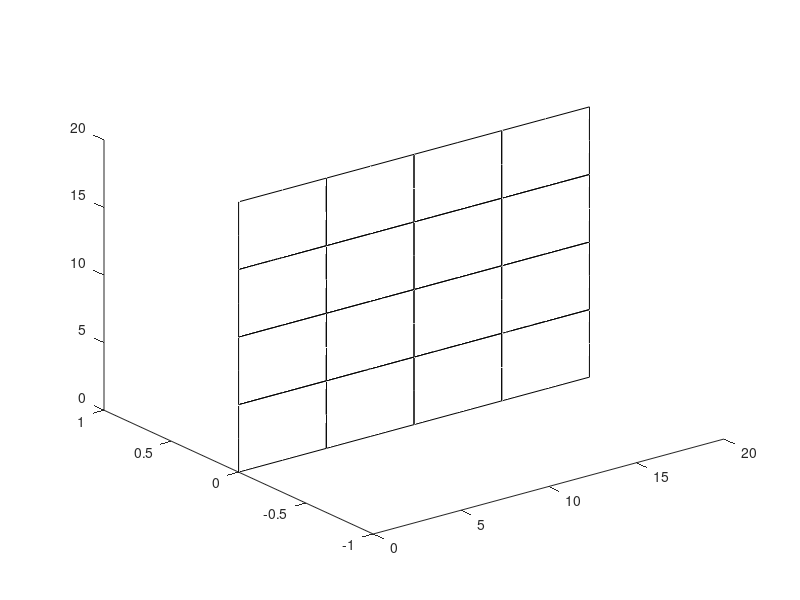

Recreate this plot in MATLAB. (Note: this script raises an error after producing the figure.)
%**********************************************************
%*    PLOTS THE STATIC DISPLACEMENT AND STRESS RESULTS    *
%*    NOTE: NO CHANGE NECESSARY IN THIS FUNCTION          *
%**********************************************************

close all;
clc
load FEA_output_data.mat coord lotogo nnod nDOFPN jj young poisson density d nel dTemp coefExp Thickness;

%--------------------- PLOT DEFORMATION ---------------------
% PLOT THE DEFORMATION FOR THE LOAD CASE DEFINED.

% DO YOU WANT THE UNDEFORMED SHAPE IN THE PLOT?: 1 - YES
%                                                0 - NO
IncludeUndeform = 1;

% AMPLIFICATION FACTOR FOR THE DEFORMATION PLOTS
AmplificationFactor = 1000;
AmpFactorDeformationStress = 0;

% DEFINE THE 4 NODES OF THE SHELL ELEMENT.
%
%  c4---c7---c3
%  |          |
%  |          |
%  c8        c6
%  |          |
%  |          |
%  c1---c5---c2
%
faceN = [1,5,2,6,3,7,4,8];

% INITIZALIZATION OF THE VARIABLES.
x = zeros(nnod,1);
y = zeros(nnod,1);
z = zeros(nnod,1);
disp = zeros(nnod,nDOFPN);
dispV = zeros(nnod*nDOFPN,1);

% DEFORMATION PLOT.
figure(1)
hold on;
for iPD = 1:2
    
    % COLOR USED TO PAINT THE FACE OF THE ELEMENT.
    if (iPD == 1)
        ColorFace = 'w'; 
    else
        ColorFace = 'g';
    end  
        
    if (IncludeUndeform == 1 || iPD == 2)
        
        if (IncludeUndeform == 1 && iPD == 2)
                alpha(0.3); % Plot the undeformed shape transparent
        end
        
        for iel = 1:nel

            % EXTRACT ELEMENT GEOMETRY IN GLOBAL COORDINATE SYSTEM.
            for iloc = 1:nnod,
                x(iloc,1) = coord(lotogo(iel,iloc),1);
            	y(iloc,1) = coord(lotogo(iel,iloc),2);
				z(iloc,1) = coord(lotogo(iel,iloc),3);
            end;

            % EXTRACT ELEMENT NODAL DISPLACEMENTS IN GLOBAL COORDINATE SYSTEM.
            for iloc = 1:nnod,
                inod = lotogo(iel,iloc);
                for idir = 1:nDOFPN,
                    disp(iloc,idir) = 0;
                    ieqnm = jj(inod,idir);
                    if (ieqnm ~= 0),
                        disp(iloc,idir) = disp(iloc,idir) + d(ieqnm);
                    end;
                end;
            end;
            % AMPLIFICATION OF THE DEFORMATION.
            AmpFactor = (iPD-1)*AmplificationFactor; 
           
            % PLOTTING THE ELEMENT.
            for iface=1:1,
                faceNode = faceN(iface,:);
                fill3(x(faceNode,1)+AmpFactor*disp(faceNode,1),z(faceNode,1)+AmpFactor*disp(faceNode,3),y(faceNode,1)+AmpFactor*disp(faceNode,2),ColorFace);
            end
  
        end 
    end
end

hold off
grid;
axis([0 20 0 45 0 30]);
set(gca,'YDir','rev');
view(45,35);
title(strcat('Deformed Shape','    Amplification Factor =',{' '},num2str(AmpFactor)));
xlabel('X');ylabel('Z');zlabel('Y');
print('-djpeg','-r600',strcat('Deformed_Shape_AmpFactor_',num2str(AmpFactor),'.jpeg'));


%
%--------------------- PLOT STRESSES ---------------------

% STRESS TO PLOT
% 1 - S11;	2 - S22;	3 - S33; 4 -S_Von_Mises

% 
% 
% for isig = 1:4;    % Stress Component to Plot
% 
% 
%     for sloc = 1:3;		% Shell Thickness Location to Plot
% 
% 
% 		figure((isig-1)*3+sloc+1)
% 		hold on;
% 		MinStress = +inf;
% 		MaxStress = -inf;
% 		
% 		for iel = 1:nel
% 			% EXTRACT ELEMENT GEOMETRY IN GLOBAL COORDINATE SYSTEM.
% 			for iloc = 1:nnod
% 				x(iloc,1) = coord(lotogo(iel,iloc),1);
% 				y(iloc,1) = coord(lotogo(iel,iloc),2);
% 				z(iloc,1) = coord(lotogo(iel,iloc),3);
% 			end
% 			% FIND LOCAL TO GLOBAL TRANSFORMATION MATRIX, LAMBDA [3x3].
%             t=Thickness*ones(nnod,1);
%             [V1,V2,V3,V1T,V2T,V3T]=CreateNormV(x,y,z,t);            
%     			
% 			% EXTRACT ELEMENT NODAL DISPLACEMENTS IN GLOBAL COORDINATE SYSTEM.
% 			for iloc = 1:nnod,
% 				inod = lotogo(iel,iloc);
% 				for idir = 1:nDOFPN,
% 					disp(iloc,idir) = 0;
% 					ieqnm = jj(inod,idir);
% 					if (ieqnm ~= 0),
% 						disp(iloc,idir) = disp(iloc,idir) + d(ieqnm);
% 					end;
% 				end;
% 				for  idir = 1:nDOFPN,
% 					dispV((iloc-1)*nDOFPN + idir,1) = 0;
% 					ieqnm = jj(inod,idir);
% 					if (ieqnm ~= 0),
% 						dispV((iloc-1)*nDOFPN + idir,1) = d(ieqnm);
% 					end;
% 				end;
% 			end;
% 			
% 			% COMPUTE ELEMENT NODAL DISPLACEMENTS IN LOCAL COORDINATE SYSTEM.
%             [akloc,felloc,amloc] = stiff(young,poisson,density,x,y,z,dTemp,coefExp,t);
%             [akglob,felglob,L] = Loc2GlobTrans(akloc,felloc,V1,V2,V3);
% 			dispVloc = L*dispV;
% 			
% 			% AMPLIFICATION OF THE DEFORMATION.
% 			AmpFactor = AmpFactorDeformationStress;
% 			
% 			% PLOT THE STRESS OF EACH FACE AT THE PROJECTION OF INTEGRATION
% 			% POINT IN THE FACE OF THE ELEMENT.
%             %
% 
%             
%             for iface = 1:1;
% 				
% 				faceNode = faceN(iface,:);
%     		
% 				% (8) GAUSS POINT COORDINATES AT EACH FACE OF THE ELEMENT.
% 				
% 				% COMPUTE THE STRESS AT EACH PROJECTION OF THE INTEGRATION POINT
% 				% IN THE FACE USING 2 GAUSS POINTS (2*2).
% 				
%                 
%                 ag=-1/sqrt(5/3); bg=0; cg=1/sqrt(5/3); dg=[-1 0.0 1];
% 				Face_G=[ag,ag; bg,ag; cg,ag; cg,bg; cg,cg; bg,cg; ag,cg; ag,bg];                
%                 [sigPr1,sigVon1] = stress(young,poisson,x,y,z,dispVloc,Face_G(8*(iface-1)+1,1),Face_G(8*(iface-1)+1,2),dg(sloc),dTemp,coefExp,t);
% 				[sigPr2,sigVon2] = stress(young,poisson,x,y,z,dispVloc,Face_G(8*(iface-1)+2,1),Face_G(8*(iface-1)+2,2),dg(sloc),dTemp,coefExp,t);
% 				[sigPr3,sigVon3] = stress(young,poisson,x,y,z,dispVloc,Face_G(8*(iface-1)+3,1),Face_G(8*(iface-1)+3,2),dg(sloc),dTemp,coefExp,t);
% 				[sigPr4,sigVon4] = stress(young,poisson,x,y,z,dispVloc,Face_G(8*(iface-1)+4,1),Face_G(8*(iface-1)+4,2),dg(sloc),dTemp,coefExp,t);
% 				[sigPr5,sigVon5] = stress(young,poisson,x,y,z,dispVloc,Face_G(8*(iface-1)+5,1),Face_G(8*(iface-1)+5,2),dg(sloc),dTemp,coefExp,t);
% 				[sigPr6,sigVon6] = stress(young,poisson,x,y,z,dispVloc,Face_G(8*(iface-1)+6,1),Face_G(8*(iface-1)+6,2),dg(sloc),dTemp,coefExp,t);
% 				[sigPr7,sigVon7] = stress(young,poisson,x,y,z,dispVloc,Face_G(8*(iface-1)+7,1),Face_G(8*(iface-1)+7,2),dg(sloc),dTemp,coefExp,t);
% 				[sigPr8,sigVon8] = stress(young,poisson,x,y,z,dispVloc,Face_G(8*(iface-1)+8,1),Face_G(8*(iface-1)+8,2),dg(sloc),dTemp,coefExp,t);
%   
%                 if  isig ~= 4   % The Principal Stresses S11 S22 and S33
%                     ColorFaceStress = [sigPr1(isig,1),sigPr2(isig,1),sigPr3(isig,1),sigPr4(isig,1),sigPr5(isig,1),sigPr6(isig,1),sigPr7(isig,1),sigPr8(isig,1)]';
%                 else
%                     ColorFaceStress = [sigVon1,sigVon2,sigVon3,sigVon4,sigVon5,sigVon6,sigVon7,sigVon8]';
% 
%                 end
% 
%                
%                 
% 				if (MaxStress < max(ColorFaceStress))
% 					MaxStress = max(ColorFaceStress);
% 				end
% 				if (MinStress > min(ColorFaceStress))
% 					MinStress = min(ColorFaceStress);
%                 end
% 				fill3(x(faceNode,1)+AmpFactor*disp(faceNode,1),z(faceNode,1)+AmpFactor*disp(faceNode,3),y(faceNode,1)+AmpFactor*disp(faceNode,2),ColorFaceStress');
% 				%
% 			end
% 			%
% 		end
% 		%
% 		hold off
% 		grid;
%         axis([0 20 0 45 0 30]);
% 		set(gca,'YDir','rev','fontsize',18);
% 		view(45,35);
% 		%
%         title_Var = {'Principal Stress \sigma_1 @ Bottom Surface','Principal Stress \sigma_1 @ Mid Surface','Principal Stress \sigma_1 @ Top Surface','Principal Stress \sigma_2 @ Bottom Surface','Principal Stress \sigma_2 @ Mid Surface','Principal Stress \sigma_2 @ Top Surface','Principal Stress \sigma_3 @ Bottom Surface','Principal Stress \sigma_3 @ Mid Surface','Principal Stress \sigma_3 @ Top Surface','VonMises Stress \sigma_V @ Bottom Surface','VonMises Stress \sigma_V @ Mid Surface','VonMises Stress \sigma_V @ Top Surface'};
% 		title(title_Var((isig-1)*3+sloc));
% 		axes('position',[.05  .05  .9  .01])
% 		pcolor([1:0.1:10;1:0.1:10]);
% 		set(gca,'XTickLabel',{MinStress:(MaxStress-MinStress)/8:MaxStress});
% 		set(gca,'YTickLabel',{''});
% 		print_Var= {'Principal_Stress_1_@_Bottom_Surface.jpeg','Principal_Stress_1_@_Mid_Surface.jpeg','Principal_Stress_1_@_Top_Surface.jpeg','Principal_Stress_2_@_Bottom_Surface.jpeg','Principal_Stress_2_@_Mid_Surface.jpeg','Principal_Stress_2_@_Top_Surface.jpeg','Principal_Stress_3_@_Bottom_Surface.jpeg','Principal_Stress_3_@_Mid_Surface.jpeg','Principal_Stress_3_@_Top_Surface.jpeg','VonMises_Stress_@_Bottom_Surface.jpeg','VonMises_Stress_@_Mid_Surface.jpeg','VonMises_Stress_@_Top_Surface.jpeg'};
% 		print('-djpeg','-r600',char(print_Var((isig-1)*3+sloc)));
% 		%
%         close all
% 		
% 	end;
%     
% end;
% %
% %

clear all
clc